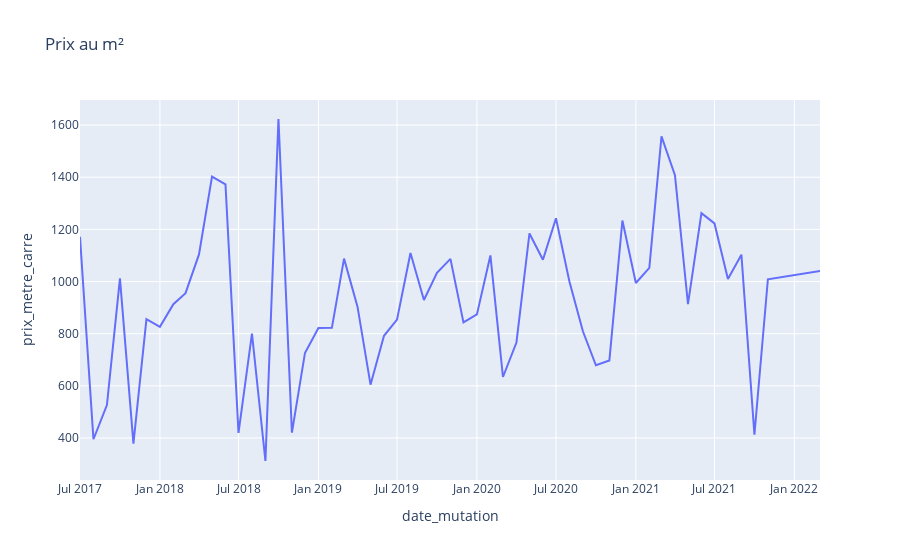

The code cell stored with this chart in its notebook:
### Code cell
ds = pd.read_pickle('transaction_ser.pkl')
ds.drop(columns=['numero_disposition','nature_mutation','adresse_numero','adresse_suffixe','adresse_nom_voie','adresse_code_voie','code_postal','nature_culture','code_nature_culture_speciale','nature_culture_speciale','code_commune','nom_commune','code_departement','ancien_code_commune','ancien_nom_commune','id_parcelle','ancien_id_parcelle','numero_volume','lot1_numero','lot2_numero','lot3_numero','lot4_numero','lot5_numero','lot4_surface_carrez','lot5_surface_carrez','section_prefixe'], inplace=True)
ds.code_type_local = ds.code_type_local.astype(str)
ds = ds[ds['code_type_local'].isin(['2'])]
ds['surface_jardin'] = ds['surface_terrain'] - ds['surface_reelle_bati']
ds = ds[['date_mutation','valeur_fonciere', 'surface_reelle_bati','nombre_pieces_principales', 'surface_jardin','cadastre']]
ds['prix_metre_carre'] = ds['valeur_fonciere'] / ds['surface_reelle_bati']
ds = ds[~ds['surface_jardin'].notna()]
ds =  ds[ds['prix_metre_carre'] < 4000]
#regrouper par mois et calculer la moyenne du prix au m²
ds = ds[['date_mutation', 'prix_metre_carre']]

ds = ds.groupby(['date_mutation']).mean()
ds = ds.reset_index()

#groupby month :
ds['date_mutation'] = pd.to_datetime(ds['date_mutation'])
ds['date_mutation'] = ds['date_mutation'].dt.to_period('m')

ds = ds.groupby(['date_mutation']).mean()
ds = ds.reset_index()

#date mutation en string
ds['date_mutation'] = ds['date_mutation'].astype(str)

#afficher avec plotly
import plotly.express as px
fig = px.line(ds, x='date_mutation', y='prix_metre_carre', title='Prix au m²')
fig.show()

#on crée une nouvelle colonne avec des ints allant de 1 à len(ds)
ds['date_mutation_int'] = range(0, len(ds))

#obtenir une approximation polynomiale de degré 3 de la fonction avec 'date_mutation_int' en x et 'prix_metre_carre' en y
from sklearn.preprocessing import PolynomialFeatures
from sklearn.linear_model import LinearRegression
from sklearn.pipeline import make_pipeline

model = make_pipeline(PolynomialFeatures(2), LinearRegression())
model.fit(ds['date_mutation_int'].values.reshape(-1, 1), ds['prix_metre_carre'].values.reshape(-1, 1))

#afficher l'approximation polynomiale
import matplotlib.pyplot as plt
import numpy as np

x_plot = np.linspace(1, len(ds), 100)
plt.scatter(ds['date_mutation_int'], ds['prix_metre_carre'])
plt.plot(x_plot, model.predict(x_plot[:, np.newaxis]), color='red')
plt.show()

### Figure 1 — Plotly figure (JSON) as saved in the notebook; plotly's stock layout.template omitted (floating-point values rounded to 4 significant figures)
{"data": [{"hovertemplate": "date_mutation=%{x}<br>prix_metre_carre=%{y}<extra></extra>", "legendgroup": "", "line": {"color": "#636efa", "dash": "solid"}, "marker": {"symbol": "circle"}, "mode": "lines", "name": "", "orientation": "v", "showlegend": false, "type": "scatter", "x": ["2017-07", "2017-08", "2017-09", "2017-10", "2017-11", "2017-12", "2018-01", "2018-02", "2018-03", "2018-04", "2018-05", "2018-06", "2018-07", "2018-08", "2018-09", "2018-10", "2018-11", "2018-12", "2019-01", "2019-02", "2019-03", "2019-04", "2019-05", "2019-06", "2019-07", "2019-08", "2019-09", "2019-10", "2019-11", "2019-12", "2020-01", "2020-02", "2020-03", "2020-04", "2020-05", "2020-06", "2020-07", "2020-08", "2020-09", "2020-10", "2020-11", "2020-12", "2021-01", "2021-02", "2021-03", "2021-04", "2021-05", "2021-06", "2021-07", "2021-08", "2021-09", "2021-10", "2021-11", "2022-03"], "xaxis": "x", "y": [1171.0, 395.2, 526.3, 1012.0, 378.7, 855.4, 826.5, 913.2, 955.5, 1104.0, 1402.0, 1372.0, 419.3, 799.9, 311.8, 1623.0, 420.3, 725.5, 821.4, 822.6, 1088.0, 903.6, 604.6, 792.0, 854.0, 1109.0, 929.2, 1033.0, 1087.0, 843.2, 874.1, 1100.0, 633.9, 766.3, 1184.0, 1083.0, 1242.0, 1000, 809.3, 678.8, 697.5, 1234.0, 994.3, 1052.0, 1557.0, 1408.0, 913.7, 1262.0, 1223.0, 1010.0, 1103.0, 412.5, 1009.0, 1041.0], "yaxis": "y"}], "layout": {"legend": {"tracegroupgap": 0}, "title": {"text": "Prix au m²"}, "xaxis": {"anchor": "y", "domain": [0, 1], "title": {"text": "date_mutation"}}, "yaxis": {"anchor": "x", "domain": [0, 1], "title": {"text": "prix_metre_carre"}}}}
